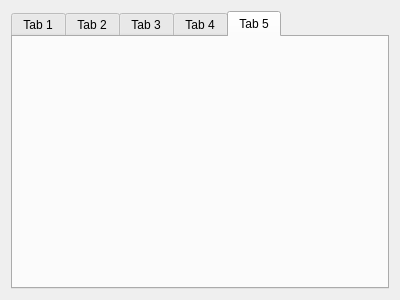
<?xml version="1.0" encoding="UTF-8"?>
<ui version="4.0">
 <class>MainWidget</class>
 <widget class="QWidget" name="MainWidget">
  <property name="geometry">
   <rect>
    <x>0</x>
    <y>0</y>
    <width>400</width>
    <height>300</height>
   </rect>
  </property>
  <property name="windowTitle">
   <string>MainWidget</string>
  </property>
  <layout class="QVBoxLayout" name="verticalLayout">
   <item>
    <widget class="QTabWidget" name="tabWidget">
     <property name="currentIndex">
      <number>4</number>
     </property>
     <widget class="QWidget" name="pTab1">
      <attribute name="title">
       <string>Tab 1</string>
      </attribute>
     </widget>
     <widget class="QWidget" name="pTab2">
      <attribute name="title">
       <string>Tab 2</string>
      </attribute>
     </widget>
     <widget class="QWidget" name="pTab3">
      <attribute name="title">
       <string>Tab 3</string>
      </attribute>
     </widget>
     <widget class="QWidget" name="pTab4">
      <attribute name="title">
       <string>Tab 4</string>
      </attribute>
     </widget>
     <widget class="QWidget" name="pTab5">
      <attribute name="title">
       <string>Tab 5</string>
      </attribute>
     </widget>
    </widget>
   </item>
  </layout>
 </widget>
 <resources/>
 <connections/>
</ui>
